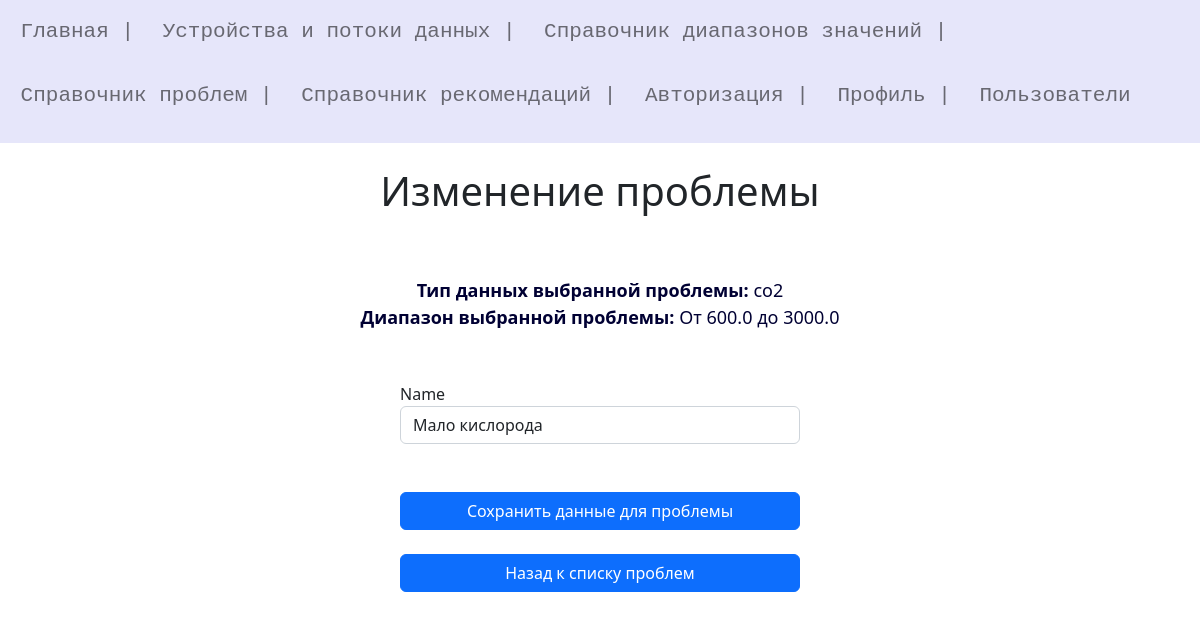
Page /update_problem/1 (signed in) on the committed database.
### models.py (models this page shows)
class Range(db.Model):
    id = db.Column(db.Integer, primary_key=True)
    Min = db.Column(db.Float)
    Max = db.Column(db.Float)
    Name = db.Column(db.String(50))
    Type_of_data = db.Column(db.String(50))
    thre = db.relationship('Thread', backref = 'Range', uselist=True, lazy='subquery')
    prob = db.relationship('Problem', backref = 'Range', uselist=True, lazy='subquery')

class Problem(db.Model):
    id = db.Column(db.Integer, primary_key=True)
    Name = db.Column(db.String(50))
    Range_Id = db.Column(db.Integer, db.ForeignKey('range.id'))
    rng = db.relationship('Range', backref='Problem', uselist=False , lazy='subquery')
    adv = db.relationship('Advice', backref='Problem', uselist=True, lazy='subquery')

### Thread/thread.py (the view, shortened to what this page needs)
@app.route("/update_problem/<id>", methods=("POST","GET"))
@login_required
def update_problem(id):
    try:
        problem = db.session.query(Problem).filter_by(id=id).first()
    except:
        print("Ошибка чтения данных о проблеме в БД")
    return render_template('thread/update_problem.html', id = problem.id , title="Изменение проблемы", problem=problem)

### User/UserLogin.py (called while the page is built)
    def fromDB(self, user_id, db, User, app ):
        try:
            with app.app_context():
                self.__user = User.query.filter_by(id=user_id).first()
            if not self:
                print("Пользователь не найден")
                return False
            return self
        except:
            print("Ошибка получения данных из БД")
            return False

### User/user.py (called while the page is built)
@login_manager.user_loader
def load_user(user_id):
    print("load_user")
    return UserLogin().fromDB(user_id,db,User,app)

### Thread/templates/thread/update_problem.html (shortened to what this page needs)
{% extends 'base.html' %}
{% block content %}
    {{ super() }}
    <center>
        <font color=#000033 size="4">
           <br>
            <div style="background-color: E6E6FA; display: inline-block;">
                <br>
                <b>Тип данных выбранной проблемы:</b> {{problem.rng.Type_of_data}}
                <br>
                <b>Диапазон выбранной проблемы:</b> От {{problem.rng.Min}} до {{problem.rng.Max}}
                <br><br>
            </div>
        </font>
    </center>
    <br>
    <div class="mx-auto" style="width: 400px;">
        <form action="/update_problem/{{id}}" method="post" class="form-contact">
                <div class="form-group">
                    <label for="Name">Name </label>
                    <input type="text" name="Name" class="form-control" id="Name" placeholder="Введите название диапазона" style="width: 400px;" value="{{problem.Name}}" required>
                </div>
                <br><br>
                <button type="submit" class="btn btn-primary" style="width: 400px;">Сохранить данные для проблемы</button>
                <br><br>
                <a class="btn btn-primary " href="{{url_for('problems')}}" role="button" style="width: 400px;">Назад к списку проблем</a>
        </form>
    </div>
{% endblock %}

### rows in the picture
Range: rng.Type_of_data "co2", rng.Min "600.0", rng.Max "3000.0"
Problem: Name "Мало кислорода"

### other values in the picture
{{ title }} "Изменение проблемы"
